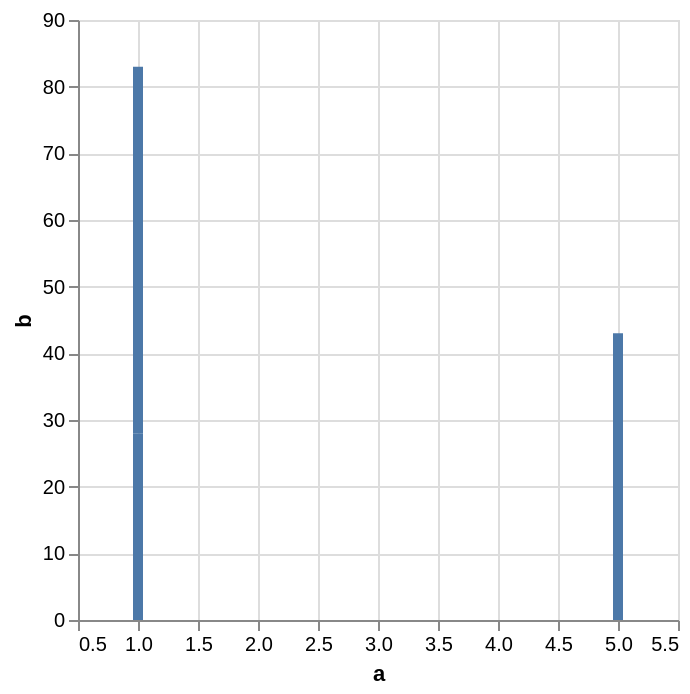

The specification (Vega-Lite) saved for this image:
### Vega-Lite specification from a JSON file in a GitHub repository (floating-point values rounded to 4 significant figures)
{"$schema": "https://vega.github.io/schema/vega-lite/v6.json", "data": {"values": [{"a": 1, "b": 28}, {"a": 1, "b": 55}, {"a": 5, "b": 43}]}, "mark": "bar", "encoding": {"x": {"field": "a", "type": "quantitative", "axis": {"labelAngle": 0}}, "y": {"field": "b", "type": "quantitative"}}}
